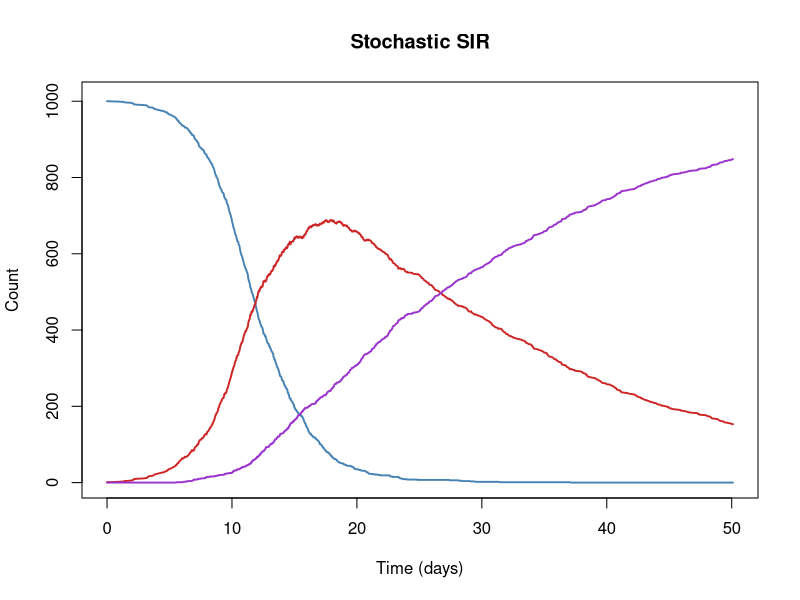

This figure's R source:
################################################################################
#      _____ ________        ____ 
#     / ___//  _/ __ \      / __ \
#     \__ \ / // /_/ /_____/ /_/ /
#    ___/ // // _, _/_____/ _, _/ 
#   /____/___/_/ |_|     /_/ |_|  
# 
#   The stochastic SIR model example in R
#   Sean Wu (slwu89@berkeley.edu)
#   May 2019
# 
################################################################################

rm(list=ls());gc()

# initial marking of net
T <- c("inf","rec")
P <- c("S","I","R")

Pre <- matrix(data = c(
  1,1,0,
  0,1,0
),nrow = length(T),ncol = length(P),byrow = TRUE,
dimnames = list(T,P))

Post <- matrix(data = c(
  0,2,0,
  0,0,1
),nrow = length(T),ncol = length(P),byrow = TRUE,
dimnames = list(T,P))

A <- Post - Pre
S <- t(A)

# function to return vector of hazards
hazard <- function(t,state,pars,...){
  
  with(pars,{
    # browser()
    h <- rep(0,length(T))
    h <- setNames(h,T)
    
    enabled <- Pre %*% state
    
    # infection dynamics
    if(enabled["inf",] > 0){
      beta <- R0*gamma
      h["inf"] <- state["S"]*state["I"]*beta
    }
    
    if(enabled["rec",] > 0){
      h["rec"] <- state["I"]*gamma
    }
    
    # if(enabled["wane",] > 0){
    #   h["wane"] <- state["R"]*delta
    # }
    
    return(h)  
  })
  
}

# Gillespie simulator for a SPN
gillespie <- function(M0,tmax,pars,haz,info=100,prealloc=1e4){
  
  time <- 0
  M <- M0
  u <- nrow(S)
  v <- ncol(S)
  
  out <- matrix(data = NaN,nrow = prealloc,ncol = u+1,dimnames = list(NULL,c("time",P)))
  i <- 1
  out[i,] <- c(time,M)
  
  while(time < tmax){
    
    # evaluate hazard function
    h <- haz(time,M,pars)
    
    # if all events have probability 0, break the loop
    if(sum(h) <= .Machine$double.eps){
      break
    }
    
    # Gillespie's direct method: P(what | when) * P(when)
    time <- time + rexp(n = 1,rate = sum(h))
    j <- sample.int(n = v,size = 1,prob = h)
    
    # update marking and output
    M <- M + S[,j]
    i <- i + 1
    if(i > nrow(out)){
      out <- rbind(out,matrix(data = NaN,nrow = prealloc,ncol = u+1,dimnames = list(NULL,c("time",P))))
    }
    out[i,] <- c(time,M)
    
    if(i%%info==0){
      cat(" --- simulation at time: ",time," --- \n")
    }
  }
  
  # dont return rows that are just for memory pre-allocation
  return(
    out[!is.nan(rowSums(out)),]
  )
}

M0 <- setNames(c(1e3,1,0),P)

theta <- list("R0"=0.01,"gamma"=1/20,"delta"=1/365)

pars <- list(Pre=Pre,Post=Post,S=S,T=T,P=P)
pars <- c(pars,theta)

SIR <- gillespie(M0 = M0,tmax = 50,pars = pars,haz = hazard,info = 100)

ymax <- max(SIR[,2:ncol(SIR)]) + 10
SIRcolor <-   c(S="steelblue",I="firebrick3",R="darkorchid3")
plot(x = SIR[,"time"],y = SIR[,"S"],type = "l",col = SIRcolor["S"],lwd = 1.85,
     ylim = c(0,ymax),xlab = "Time (days)",ylab = "Count",main = "Stochastic SIR")
lines(x = SIR[,"time"],y = SIR[,"I"],col = SIRcolor["I"],lwd = 1.85)
lines(x = SIR[,"time"],y = SIR[,"R"],col = SIRcolor["R"],lwd = 1.85)

# plot(x = SIR[,"time"],y = SIR[,"I"],type = "l",col = SIRcolor["I"],lwd = 1.5,
#      xlab = "Time (days)",ylab = "Infecteds")

